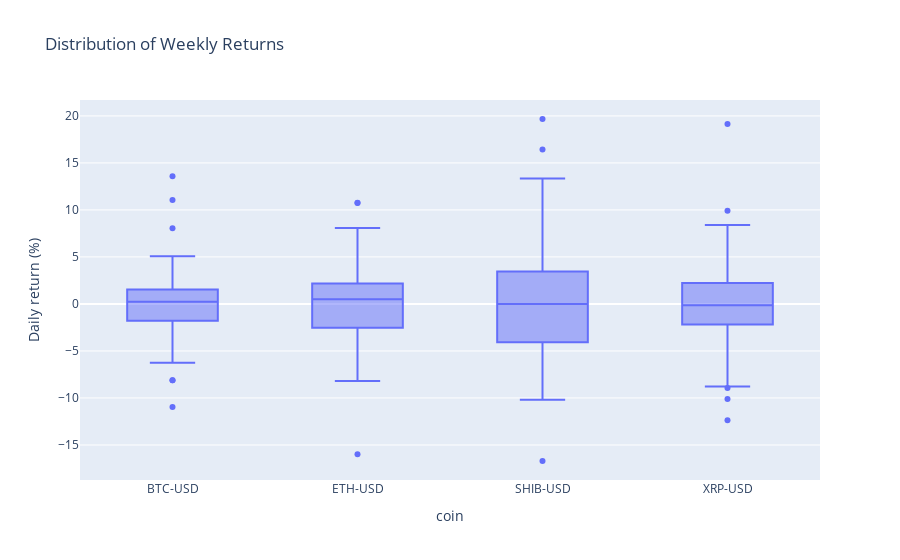

The cell this chart's notebook holds for it:
### Markdown cell above
### Boxplot

### Code cell
fig = px.box(df, title='Distribution of Weekly Returns')
fig.update_layout(yaxis_title='Daily return (%)', xaxis_title='coin')
fig.show()

### Figure 1 — Plotly figure (JSON) as saved in the notebook; plotly's stock layout.template omitted (floating-point values rounded to 4 significant figures; data arrays with more than 128 entries replaced by an {"elided": "..."} marker saying what was removed)
{"data": [{"alignmentgroup": "True", "hovertemplate": "variable=%{x}<br>value=%{y}<extra></extra>", "legendgroup": "", "marker": {"color": "#636efa"}, "name": "", "notched": false, "offsetgroup": "", "orientation": "v", "showlegend": false, "type": "box", "x": {"elided": "356 str values"}, "x0": " ", "xaxis": "x", "y": {"elided": "356 float values"}, "y0": " ", "yaxis": "y"}], "layout": {"boxmode": "group", "legend": {"tracegroupgap": 0}, "title": {"text": "Distribution of Weekly Returns"}, "xaxis": {"anchor": "y", "domain": [0, 1], "title": {"text": "coin"}}, "yaxis": {"anchor": "x", "domain": [0, 1], "title": {"text": "Daily return (%)"}}}}
